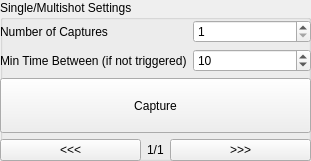
       <widget class="QGroupBox" name="groupBox_9">
        <property name="geometry">
         <rect>
          <x>620</x>
          <y>10</y>
          <width>311</width>
          <height>161</height>
         </rect>
        </property>
        <property name="title">
         <string>Single/Multishot Settings</string>
        </property>
        <widget class="QWidget" name="verticalLayoutWidget_3">
         <property name="geometry">
          <rect>
           <x>0</x>
           <y>20</y>
           <width>311</width>
           <height>141</height>
          </rect>
         </property>
         <layout class="QVBoxLayout" name="verticalLayout_13">
          <item>
           <layout class="QGridLayout" name="gridLayout_15">
            <item row="0" column="0">
             <widget class="QLabel" name="label_54">
              <property name="text">
               <string>Number of Captures</string>
              </property>
             </widget>
            </item>
            <item row="0" column="1">
             <widget class="QSpinBox" name="capture_num">
              <property name="minimum">
               <number>1</number>
              </property>
              <property name="maximum">
               <number>50</number>
              </property>
             </widget>
            </item>
            <item row="1" column="0">
             <widget class="QLabel" name="label_55">
              <property name="text">
               <string>Min Time Between (if not triggered)</string>
              </property>
             </widget>
            </item>
            <item row="1" column="1">
             <widget class="QSpinBox" name="min_time_delay">
              <property name="maximum">
               <number>2000</number>
              </property>
              <property name="value">
               <number>10</number>
              </property>
             </widget>
            </item>
           </layout>
          </item>
          <item>
           <widget class="QPushButton" name="capture_button">
            <property name="sizePolicy">
             <sizepolicy hsizetype="Preferred" vsizetype="Expanding">
              <horstretch>0</horstretch>
              <verstretch>0</verstretch>
             </sizepolicy>
            </property>
            <property name="text">
             <string>Capture</string>
            </property>
           </widget>
          </item>
          <item>
           <layout class="QHBoxLayout" name="horizontalLayout_14">
            <item>
             <widget class="QPushButton" name="capture_scroll_left">
              <property name="sizePolicy">
               <sizepolicy hsizetype="Expanding" vsizetype="Fixed">
                <horstretch>0</horstretch>
                <verstretch>0</verstretch>
               </sizepolicy>
              </property>
              <property name="text">
               <string>&lt;&lt;&lt;</string>
              </property>
             </widget>
            </item>
            <item>
             <widget class="QLabel" name="capture_num_info">
              <property name="sizePolicy">
               <sizepolicy hsizetype="Minimum" vsizetype="Minimum">
                <horstretch>0</horstretch>
                <verstretch>0</verstretch>
               </sizepolicy>
              </property>
              <property name="maximumSize">
               <size>
                <width>60</width>
                <height>20</height>
               </size>
              </property>
              <property name="text">
               <string>1/1</string>
              </property>
             </widget>
            </item>
            <item>
             <widget class="QPushButton" name="capture_scroll_right">
              <property name="sizePolicy">
               <sizepolicy hsizetype="Expanding" vsizetype="Fixed">
                <horstretch>0</horstretch>
                <verstretch>0</verstretch>
               </sizepolicy>
              </property>
              <property name="text">
               <string>&gt;&gt;&gt;</string>
              </property>
             </widget>
            </item>
           </layout>
          </item>
         </layout>
        </widget>
       </widget>
